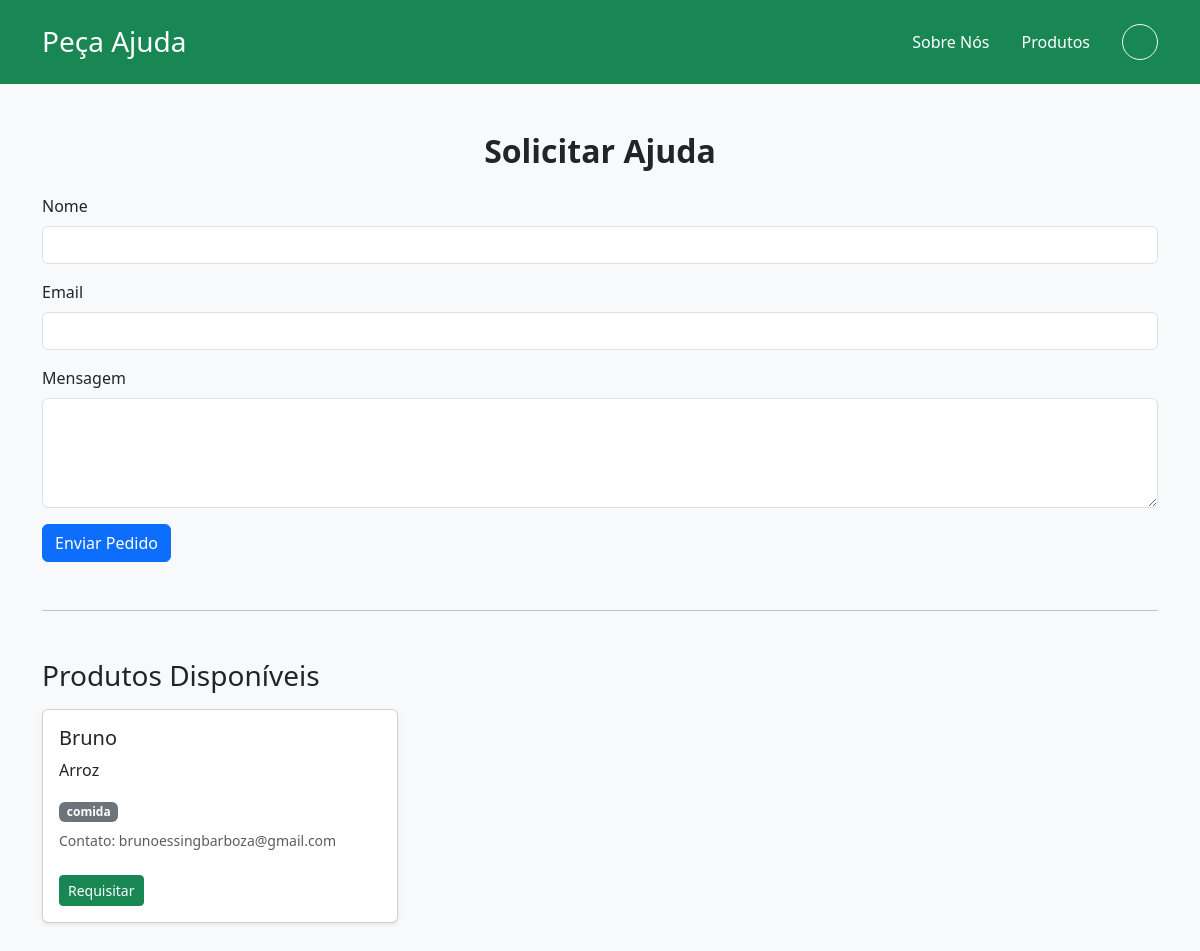
The app's page /pedir-ajuda, older data.
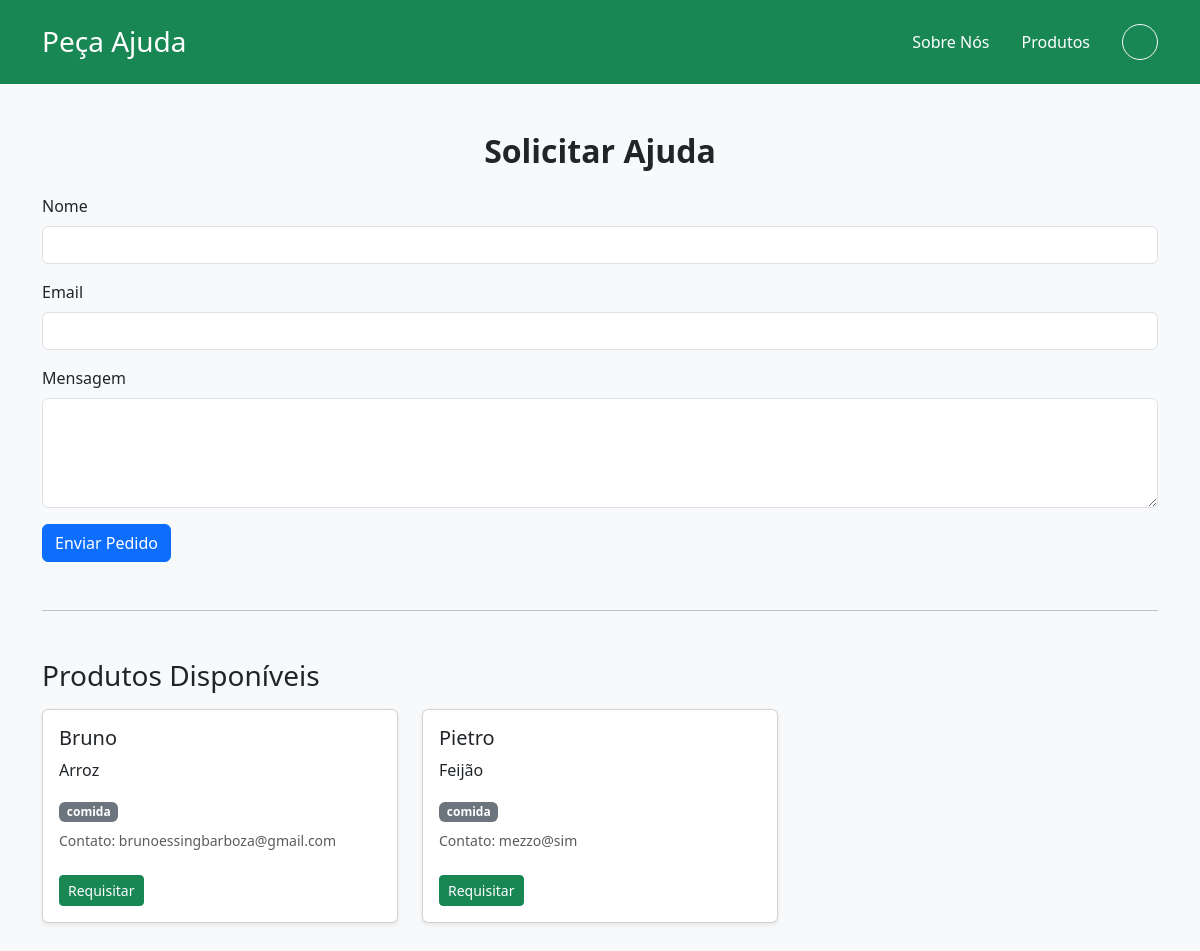
The same page, newer data.
### BackEnd/models.py (models this page shows, shortened)
class Produto(db.Model):
    id = db.Column(db.Integer, primary_key=True)
    nome = db.Column(db.String(100), nullable=False)
    descricao = db.Column(db.String(255), nullable=False)
    tipo = db.Column(db.String(20), nullable=False)  # 'roupa', 'comida', 'dinheiro'
    contato = db.Column(db.String(120), nullable=False)

### BackEnd/index.py (the view, shortened to what this page needs)
@app.route('/pedir-ajuda', methods=['GET', 'POST'])
def pedir_ajuda():
    form = PedidoAjudaForm()
    produtos = Produto.query.all()
    return render_template('pedir_ajuda.html', form=form, produtos=produtos)

### BackEnd/forms.py
class PedidoAjudaForm(FlaskForm):
    nome = StringField("Nome", validators=[DataRequired()])
    email = StringField("Email", validators=[DataRequired(), Email()])
    mensagem = TextAreaField("Mensagem", validators=[DataRequired()])
    submit = SubmitField("Enviar Pedido")

### FrontEnd/templates/pedir_ajuda.html (shortened to what this page needs)
<!DOCTYPE html>
<html lang="pt-BR">
<head>
  <link href="https://cdn.jsdelivr.net/npm/bootstrap@5.3.3/dist/css/bootstrap.min.css" rel="stylesheet" />
</head>
<body class="bg-light text-dark">
    <header class="bg-success text-white py-4 mb-4">
  <div class="container d-flex justify-content-between align-items-center">
    <h1 class="h3 mb-0">Peça Ajuda</h1>
    <nav>
      <div class="d-flex align-items-center gap-3">
        <a href="{{ url_for('index') }}" class="text-white text-decoration-none me-3">Sobre Nós</a>
        <a href="{{ url_for('produtos') }}" class="text-white text-decoration-none me-3">Produtos</a>
        <div class="dropdown">
          <button class="btn btn-outline-light rounded-circle d-flex align-items-center justify-content-center"
                  type="button" id="userDropdown" data-bs-toggle="dropdown" aria-expanded="false"
                  style="width: 36px; height: 36px;">
          </button>
        </div>
      </div>
    </nav>
  </div>
</header>
  <div class="container my-5">
    <h2 class="fw-bold mb-4 text-center">Solicitar Ajuda</h2>
    <form method="POST" action="{{ url_for('pedir_ajuda') }}">
      <div class="mb-3">
        {{ form.nome.label(class="form-label") }}
        {{ form.nome(class="form-control") }}
      </div>
      <div class="mb-3">
        {{ form.email.label(class="form-label") }}
        {{ form.email(class="form-control") }}
      </div>
      <div class="mb-3">
        {{ form.mensagem.label(class="form-label") }}
        {{ form.mensagem(class="form-control", rows=4) }}
      </div>
      {{ form.submit(class="btn btn-primary") }}
    </form>
    <hr class="my-5" />
    <h3 class="mb-3">Produtos Disponíveis</h3>
    <div class="row">
      {% for produto in produtos %}
      <div class="col-md-4 mb-4">
        <div class="card h-100 shadow-sm">
          <div class="card-body">
            <h5 class="card-title">{{ produto.nome }}</h5>
            <p class="card-text">{{ produto.descricao }}</p>
            <span class="badge bg-secondary">{{ produto.tipo }}</span>
            <p class="text-muted mt-2 small">Contato: {{ produto.contato }}</p>
            <form method="POST" action="{{ url_for('requisitar_produto', produto_id=produto.id) }}">
              <button type="submit" class="btn btn-sm btn-success mt-2">Requisitar</button>
            </form>
          </div>
        </div>
      </div>
      {% endfor %}
    </div>
  </div>
</body>
</html>

Row changes from the older to the newer data that the page shows:
added Produto: nome "Pietro", descricao "Feijão", tipo "comida", contato "mezzo@sim"
